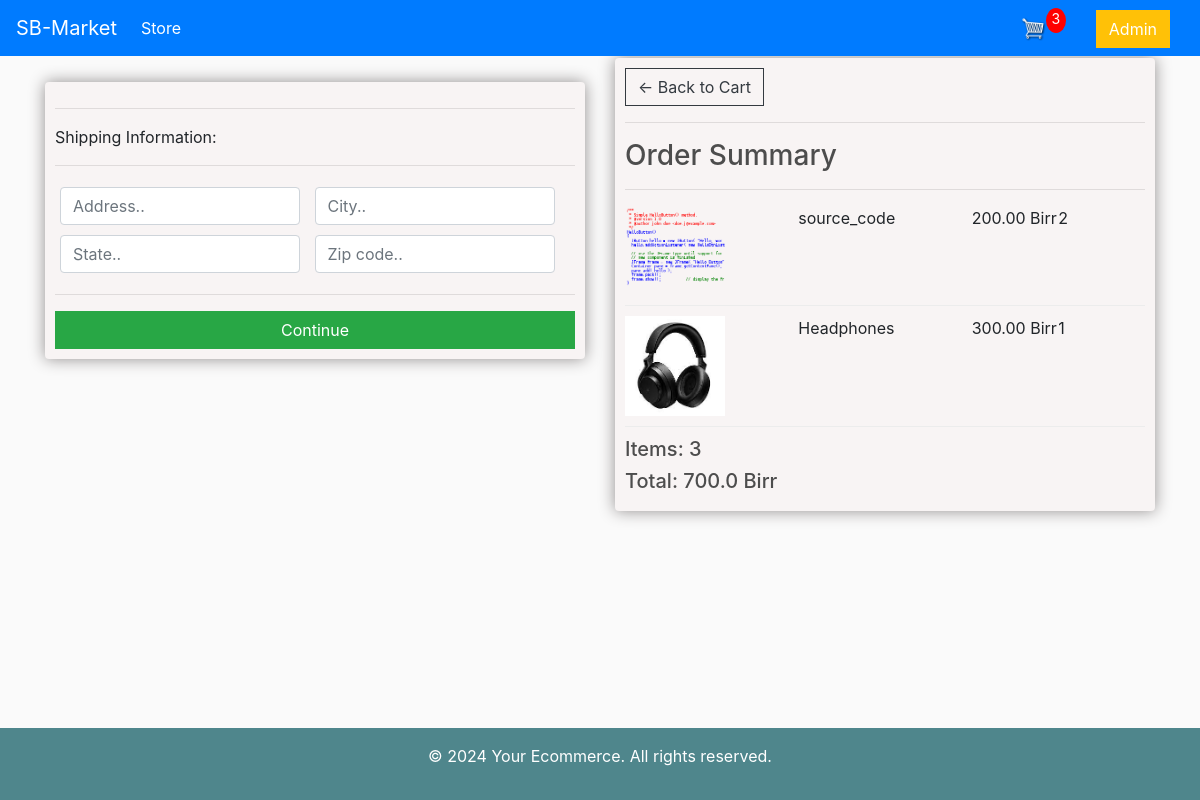
Screenshot of /checkout/ (signed in) with the database file from the repository.
### store/models.py (models this page shows, shortened)
class OrderItem(models.Model):
    product=models.ForeignKey(Product, on_delete=models.SET_NULL, null=True, blank=True)
    order=models.ForeignKey(Order, on_delete=models.SET_NULL, null=True, blank=True)
    quantity=models.IntegerField(default=0, null=True, blank=True)
    date_added=models.DateTimeField(auto_now_add=True)
    @property
    def get_total(self):
        total=self.product.price * self.quantity
        return total

class Product(models.Model):
    name=models.CharField(max_length=255, null=True)
    price=models.FloatField()
    digital=models.BooleanField(default=False, null=True, blank=True)
    image=models.ImageField(null=True, blank=True)
    @property
    def imageURL(self):
        try:
            url=self.image.url
        except:
            url = ''
        return url

class Order(models.Model):
    customer=models.ForeignKey(Customer, on_delete=models.SET_NULL, null=True, blank=True)
    date_ordered=models.DateTimeField(auto_now_add=True)
    complete=models.BooleanField(default=False, null=True, blank=False)
    transaction_id=models.CharField(max_length=200, null=True)
    @property
    def total_item(self):
        orderitems=self.orderitem_set.all()
        total=sum([item.quantity for item in orderitems])
        return total
    @property
    def total_price(self):
        orderitems=self.orderitem_set.all()
        total=sum([item.get_total for item in orderitems])
        return total
    @property
    def shipping(self):
        shipping = False
        orderitems=self.orderitem_set.all()
        for i in orderitems:
            if i.product.digital == False:
                shipping =True
        return shipping

### store/views.py (the view)
# urls.py: path('checkout/', views.checkout, name="checkout"),
@csrf_exempt
def checkout(request):
    Data=cartData(request)
    items=Data['items']
    order=Data['order']
    cartItems=Data['cartItems']
    context = {'items':items, 'order':order, 'cartItems':cartItems }
    return render(request, 'store/checkout.html', context)

### store/utils.py (called while the page is built)
def cartData(request):
     if request.user.is_authenticated:
        customer = request.user.customer
        order, created = Order.objects.get_or_create(customer=customer, complete=False)
        items = order.orderitem_set.all()
        cartItems=order.total_item
     else:
        cookieData= cookieCart(request)
        items=cookieData['items']
        order=cookieData['order']
        cartItems=cookieData['cartItems']
     return{'cartItems': cartItems, 'order': order, 'items': items}

### store/templates/store/checkout.html (shortened to what this page needs)
{% extends 'store/main.html' %}
{% load static %}
{% block content %}
<div class="row mt-4">
    <div class="col-lg-6">
        <div class="box-element mt-4" id="form-wrapper">
            <form id="form">
                <div id="shipping-info">
                    <hr>
                    <p>Shipping Information:</p>
                    <hr>
                    <div class="form-field">
                        <input class="form-control" type="text" name="address" placeholder="Address..">
                    </div>
                    <div class="form-field">
                        <input class="form-control" type="text" name="city" placeholder="City..">
                    </div>
                    <div class="form-field">
                        <input class="form-control" type="text" name="state" placeholder="State..">
                    </div>
                    <div class="form-field">
                        <input class="form-control" type="text" name="zipcode" placeholder="Zip code..">
                    </div>
                </div>
                <hr>
                <input id="form-button" class="btn btn-success btn-block" type="submit" value="Continue">
            </form>
        </div>
        <br>
    </div>
		<div class="col-lg-6">
			<div class="box-element">
				<a  class="btn btn-outline-dark" href="{% url 'cart' %}">&#x2190; Back to Cart</a>
				<hr>
				<h3>Order Summary</h3>
				<hr>
                {% for item in items %}
				<div class="cart-row">
					<div style="flex:2"><img class="row-image" src="{{item.product.imageURL}}"></div>
					<div style="flex:2"><p>{{item.product.name}}</p></div>
					<div style="flex:1"><p>{{item.product.price|floatformat:2}} Birr</p></div>
					<div style="flex:1"><p>{{item.quantity}}</p></div>
				</div>
                {% endfor %}
				<h5>Items:   {{order.total_item}}</h5>
				<h5>Total:   {{order.total_price}} Birr</h5>
			</div>
		</div>
</div>
{% endblock content%}

### static/css/main.css (style rules this page uses)
body { background-color: hsl(0, 0%, 98%); }
h1,h2,h3,h4,h5,h6 { color:hsl(0, 0%, 30%); }
.box-element { box-shadow:hsl(0, 2%, 56%) 0 0 16px; background-color: #f8f4f4; border-radius: 4px; padding: 10px; }
.col-lg-4, .col-lg-6, .col-lg-8, .col-lg-12 { margin-top: 10px; }
.btn { border-radius: 0; }
.row-image { width: 100px; }
.form-field { width:250px; display: inline-block; padding: 5px; }
.cart-row { display: flex; align-items: flex-stretch; padding-bottom: 10px; margin-bottom: 10px; border-bottom: 1px solid #ececec; }

### rows the page displays
OrderItem: product.imageURL (picture), product.name "source_code", product.price "200.00", quantity "2"
OrderItem: product.imageURL (picture), product.name "Headphones", product.price "300.00", quantity "1"
Order: total_item "3", total_price "700.0"

### other values shown
{{ cartItems }} "3"
